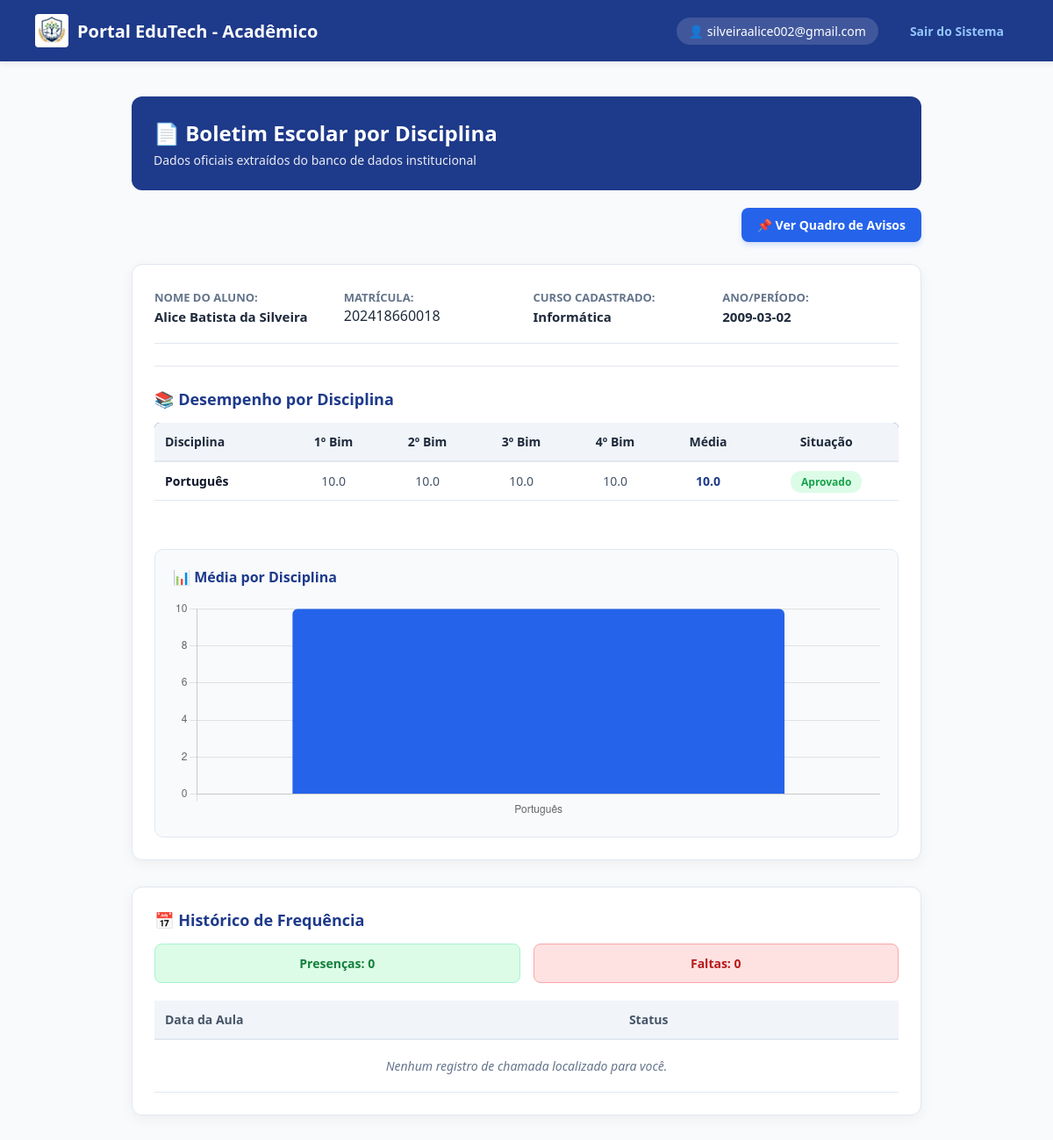
The app's page /aluno/dashboard (signed in) with its own data.
### modelos/aluno.py (models this page shows, shortened)
class Aluno(db.Model):
    __tablename__ = 'alunos'
    id = db.Column(db.Integer, primary_key=True, autoincrement=True)
    nome = db.Column(db.String(150), nullable=False)
    matricula = db.Column(db.String(20), unique=True, nullable=False)
    senha = db.Column(db.String(100), nullable=False, default='123')
    email = db.Column(db.String(100), unique=False, nullable=True)
    curso = db.Column(db.String(100), nullable=False, default='Técnico em Informática')
    data = db.Column(db.String(20), nullable=False, default='2026')
    b1 = db.Column(db.Float, nullable=True, default=None)
    b2 = db.Column(db.Float, nullable=True, default=None)
    b3 = db.Column(db.Float, nullable=True, default=None)
    b4 = db.Column(db.Float, nullable=True, default=None)
    presencas = db.relationship(
        'Presenca',
        backref='aluno',
        cascade='all, delete-orphan',
        lazy=True
    )
    notas_disciplinas = db.relationship(
        'Nota',
        backref='aluno_rel',
        cascade='all, delete-orphan',
        lazy=True
    )

### modelos/nota.py (models this page shows)
class Nota(db.Model):
    __tablename__ = 'notas'
    id = db.Column(db.Integer, primary_key=True, autoincrement=True)
    matricula_aluno = db.Column(db.String(50), db.ForeignKey('alunos.matricula'), nullable=False)
    disciplina = db.Column(db.String(100), nullable=False)
    b1 = db.Column(db.Float, nullable=True, default=None)
    b2 = db.Column(db.Float, nullable=True, default=None)
    b3 = db.Column(db.Float, nullable=True, default=None)
    b4 = db.Column(db.Float, nullable=True, default=None)
    @property
    def media(self):
        notas_lancadas = [n for n in [self.b1, self.b2, self.b3, self.b4] if n is not None]
        if not notas_lancadas:
            return 0.0
        return round(sum(notas_lancadas) / len(notas_lancadas), 1)
    @property
    def situacao(self):
        notas_lancadas = [n for n in [self.b1, self.b2, self.b3, self.b4] if n is not None]
        if not notas_lancadas:
            return "Em Aberto"
        return "Aprovado" if self.media >= 7.0 else "Recuperação"

### blueprints/bp_aluno.py (the view)
@bp_aluno.route('/dashboard')
def dashboard():
    if 'usuario' not in session or 'matricula' not in session or session.get('perfil') != 'Aluno':
        return redirect(url_for('index'))
    matricula_logada = str(session['matricula']).strip()
    dao = AlunoDAO()
    aluno = dao.buscar_por_matricula(matricula_logada)
    if not aluno:
        try:
            aluno = dao.buscar_por_matricula(int(matricula_logada))
        except ValueError:
            pass
    if not aluno:
        session.clear()
        return redirect(url_for('index'))
    historico_presencas = Presenca.query.filter_by(matricula_aluno=str(aluno.matricula)).all()
    total_presencas = sum(1 for p in historico_presencas if p.status == 'Presente')
    total_faltas = sum(1 for p in historico_presencas if p.status in ['Falta', 'Ausente'])
    notas_disciplinas = Nota.query.filter_by(matricula_aluno=str(aluno.matricula)).all()
    return render_template(
        'aluno.html',
        aluno=aluno,
        presencas=historico_presencas,
        total_presencas=total_presencas,
        total_faltas=total_faltas,
        notas_disciplinas=notas_disciplinas
    )

### templates/aluno.html (shortened to what this page needs)
{% extends 'base.html' %}
{% block styles %}
<link rel="stylesheet" href="{{ url_for('static', filename='aluno.css') }}">
{% endblock %}
{% block content %}
<div class="aluno-panel" style="max-width: 900px; margin: 0 auto; padding-bottom: 40px;">
    <div class="aluno-header-box" style="background: #1e3a8a; color: white; padding: 25px; border-radius: 12px; margin-bottom: 20px;">
        <h2 style="margin-bottom: 5px; font-size: 24px;">📄 Boletim Escolar por Disciplina</h2>
        <p style="opacity: 0.9; font-size: 14px; margin: 0;">Dados oficiais extraídos do banco de dados institucional</p>
    </div>
    <div style="margin-bottom: 25px; display: flex; justify-content: flex-end;">
        <a href="{{ url_for('professor.ver_avisos') }}" class="btn-avisos" style="background-color: #2563eb; color: #ffffff; padding: 10px 18px; border-radius: 8px; text-decoration: none; font-weight: 600; font-size: 14px; display: inline-flex; align-items: center; gap: 8px; box-shadow: 0 4px 6px -1px rgba(37, 99, 235, 0.2); transition: all 0.2s ease-in-out;">
            📌 Ver Quadro de Avisos
        </a>
    </div>
    {% if aluno %}
    <div class="aluno-card" style="background: white; padding: 25px; border-radius: 12px; box-shadow: 0 4px 15px rgba(0,0,0,0.05); border: 1px solid #e2e8f0;">
        <div class="info-grid" style="display: grid; grid-template-columns: repeat(auto-fit, minmax(200px, 1fr)); gap: 15px; margin-bottom: 25px;">
            <div class="info-item"><strong style="color: #64748b; font-size: 13px;">NOME DO ALUNO:</strong> <br><span style="font-weight: 600; color: #1e293b;">{{ aluno.nome }}</span></div>
            <div class="info-item"><strong style="color: #64748b; font-size: 13px;">MATRÍCULA:</strong> <br><code>{{ aluno.matricula }}</code></div>
            <div class="info-item"><strong style="color: #64748b; font-size: 13px;">CURSO CADASTRADO:</strong> <br><span style="font-weight: 600; color: #1e293b;">{{ aluno.curso }}</span></div>
            <div class="info-item"><strong style="color: #64748b; font-size: 13px;">ANO/PERÍODO:</strong> <br><span style="font-weight: 600; color: #1e293b;">{{ aluno.data }}</span></div>
        </div>
        <hr style="border: 0; border-top: 1px solid #e2e8f0; margin: 25px 0;">
        <h3 style="color: #1e3a8a; font-size: 18px; margin-bottom: 15px;">📚 Desempenho por Disciplina</h3>
        <div style="overflow-x: auto;">
            <table style="width: 100%; border-collapse: collapse; text-align: left; font-size: 14px; margin-bottom: 25px;">
                <thead>
                    <tr style="background-color: #1e3a8a; color: white;">
                        <th style="padding: 12px; border-radius: 6px 0 0 0;">Disciplina</th>
                        <th style="padding: 12px; text-align: center;">1º Bim</th>
                        <th style="padding: 12px; text-align: center;">2º Bim</th>
                        <th style="padding: 12px; text-align: center;">3º Bim</th>
                        <th style="padding: 12px; text-align: center;">4º Bim</th>
                        <th style="padding: 12px; text-align: center;">Média</th>
                        <th style="padding: 12px; text-align: center; border-radius: 0 6px 0 0;">Situação</th>
                    </tr>
                </thead>
                <tbody>
                    {% for item in notas_disciplinas %}
                    <tr style="border-bottom: 1px solid #e2e8f0;">
                        <td style="padding: 12px; font-weight: 600; color: #0f172a;">{{ item.disciplina }}</td>
                        <td style="padding: 12px; text-align: center; color: #475569;">{{ item.b1 if item.b1 is not none else '-' }}</td>
                        <td style="padding: 12px; text-align: center; color: #475569;">{{ item.b2 if item.b2 is not none else '-' }}</td>
                        <td style="padding: 12px; text-align: center; color: #475569;">{{ item.b3 if item.b3 is not none else '-' }}</td>
                        <td style="padding: 12px; text-align: center; color: #475569;">{{ item.b4 if item.b4 is not none else '-' }}</td>
                        <td style="padding: 12px; text-align: center; font-weight: bold; color: #1e3a8a;">{{ item.media }}</td>
                        <td style="padding: 12px; text-align: center;">
                            {% if item.situacao == 'Aprovado' %}
                                <span style="background: #dcfce7; color: #16a34a; padding: 4px 12px; border-radius: 12px; font-weight: 600; font-size: 12px;">Aprovado</span>
                            {% else %}
                                <span style="background: #fee2e2; color: #dc2626; padding: 4px 12px; border-radius: 12px; font-weight: 600; font-size: 12px;">Recuperação</span>
                            {% endif %}
                        </td>
                    </tr>
                    {% else %}
                    <tr>
                        <td colspan="7" style="padding: 20px; text-align: center; color: #64748b; font-style: italic;">
                            Nenhuma nota cadastrada por disciplina até o momento.
                        </td>
                    </tr>
                    {% endfor %}
                </tbody>
            </table>
        </div>
        <div style="margin-top: 30px; padding: 20px; background: #f8fafc; border-radius: 10px; border: 1px solid #e2e8f0;">
            <h3 style="color: #1e3a8a; font-size: 16px; margin-top: 0; margin-bottom: 15px;">📊 Média por Disciplina</h3>
            <div style="position: relative; height: 250px; width: 100%;">
                <canvas id="graficoNotas"></canvas>
            </div>
        </div>
    </div>
    <div class="frequencia-panel" style="margin-top: 30px; background: white; padding: 25px; border-radius: 12px; border: 1px solid #e2e8f0; box-shadow: 0 4px 15px rgba(0,0,0,0.05);">
        <h3 style="color: #1e3a8a; font-size: 18px; margin-top: 0; margin-bottom: 15px;">📅 Histórico de Frequência</h3>
        <div class="cards-contador" style="display: flex; gap: 15px; margin-bottom: 20px;">
            <div class="card-resumo presencas" style="background: #dcfce7; color: #15803d; padding: 12px 20px; border-radius: 8px; font-weight: 600; font-size: 14px;">
                Presenças: {{ total_presencas }}
            </div>
            <div class="card-resumo faltas" style="background: #fee2e2; color: #b91c1c; padding: 12px 20px; border-radius: 8px; font-weight: 600; font-size: 14px;">
                Faltas: {{ total_faltas }}
            </div>
        </div>
        <div style="overflow-x: auto;">
            <table style="width: 100%; border-collapse: collapse; text-align: left; font-size: 14px;">
                <thead>
                    <tr style="background-color: #f8fafc;">
                        <th style="padding: 12px; border-bottom: 2px solid #e2e8f0; color: #475569; font-weight: 600;">Data da Aula</th>
                        <th style="padding: 12px; border-bottom: 2px solid #e2e8f0; color: #475569; font-weight: 600;">Status</th>
                    </tr>
                </thead>
                <tbody>
                    {% for presenca in presencas %}
                    <tr>
                        <td style="padding: 12px; border-bottom: 1px solid #e2e8f0; color: #334155;">
                            {{ presenca.data.strftime('%d/%m/%Y') if presenca.data.strftime else presenca.data }}
                        </td>
                        <td style="padding: 12px; border-bottom: 1px solid #e2e8f0;">
                            {% if presenca.status == 'Presente' %}
                                <span style="background: #dcfce7; color: #15803d; padding: 4px 10px; border-radius: 10px; font-weight: 600; font-size: 12px;">Presente</span>
                            {% else %}
                                <span style="background: #fee2e2; color: #b91c1c; padding: 4px 10px; border-radius: 10px; font-weight: 600; font-size: 12px;">Falta</span>
                            {% endif %}
                        </td>
                    </tr>
                    {% else %}
                    <tr>
                        <td colspan="2" style="padding: 20px; text-align: center; color: #64748b; font-style: italic;">
                            Nenhum registro de chamada localizado para você.
                        </td>
                    </tr>
                    {% endfor %}
                </tbody>
            </table>
        </div>
    </div>
    {% else %}
    <div class="aluno-card" style="text-align: center; color: #64748b; padding: 40px; background: white; border-radius: 12px;">
        ⚠️ Suas credenciais de matrícula não foram localizadas na base de dados ativa pelo Administrador.
    </div>
    {% endif %}
</div>
<script>
    document.addEventListener('DOMContentLoaded', function() {
        const ctx = document.getElementById('graficoNotas');
        if (!ctx) return;
        // Extrai as disciplinas e médias vindas do Flask
        const disciplinas = [
            {% for item in notas_disciplinas %}
                "{{ item.disciplina }}",
            {% endfor %}
        ];
        const medias = [
            {% for item in notas_disciplinas %}
                {{ item.media }},
            {% endfor %}
        ];
        new Chart(ctx, {
            type: 'bar',
            data: {
                labels: disciplinas.length > 0 ? disciplinas : ['Sem Disciplinas'],
                datasets: [{
                    label: 'Média Final',
                    data: medias.length > 0 ? medias : [0],
                    backgroundColor: '#2563eb',
                    borderRadius: 6
                }]
            },
            options: {
                responsive: true,
                maintainAspectRatio: false,
                scales: {
                    y: {
                        min: 0,
                        max: 10,
                        ticks: { stepSize: 2 }
                    }
                },
                plugins: {
                    legend: { display: false }
                }
            }
        });
    });
</script>
{% endblock %}

### templates/base.html (shortened to what this page needs)
<!DOCTYPE html>
<html lang="pt-br">
<head>
    <link rel="stylesheet" href="{{ url_for('static', filename='base.css') }}">
    {% block styles %}{% endblock %}
</head>
<body>
    <nav class="navbar">
        <div class="nav-brand" style="display: flex; align-items: center; gap: 10px;">
            <img src="{{ url_for('static', filename='imagem/logo.jpeg') }}"
                 alt="Logo IFPB"
                 style="height: 38px; width: auto; object-fit: contain; border-radius: 4px;">
            <span>Portal EduTech - Acadêmico</span>
        </div>
        <div class="nav-user">
            <span class="user-badge">👤 {{ session.get('usuario', 'Convidado') }}</span>
            <a href="{{ url_for('logout') }}" class="btn-logout">Sair do Sistema</a>
        </div>
    </nav>
    <div class="container">
        {% block content %}{% endblock %}
    </div>
</body>
</html>

### records on screen
Aluno: get "silveiraalice002@gmail.com", nome "Alice Batista da Silveira", matricula "202418660018", curso "Informática", data "2009-03-02"
Nota: disciplina "Português", b1 "10.0", b2 "10.0", b3 "10.0", b4 "10.0", media "10.0", shows "Aprovado"

### other values on screen
{{ total_presencas }} "0"
{{ total_faltas }} "0"
chart data {{ item.disciplina }} Português
